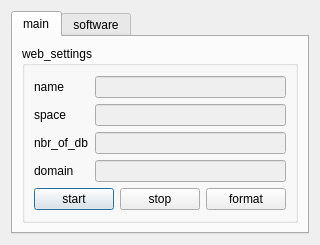
<ui version="4.0" >
 <class>Web</class>
 <widget class="QDialog" name="Web" >
  <property name="geometry" >
   <rect>
    <x>0</x>
    <y>0</y>
    <width>319</width>
    <height>232</height>
   </rect>
  </property>
  <property name="windowTitle" >
   <string>web</string>
  </property>
  <layout class="QGridLayout" >
   <item row="0" column="0" >
    <widget class="QTabWidget" name="tabWidget" >
     <property name="currentIndex" >
      <number>0</number>
     </property>
     <widget class="QWidget" name="tab" >
      <attribute name="title" >
       <string>main</string>
      </attribute>
      <layout class="QGridLayout" >
       <item row="0" column="0" >
        <widget class="QGroupBox" name="groupBox" >
         <property name="title" >
          <string>web_settings</string>
         </property>
         <layout class="QGridLayout" >
          <item row="0" column="0" >
           <layout class="QVBoxLayout" >
            <item>
             <layout class="QGridLayout" >
              <item row="0" column="0" >
               <widget class="QLabel" name="label" >
                <property name="text" >
                 <string>name</string>
                </property>
               </widget>
              </item>
              <item row="0" column="1" >
               <widget class="QLineEdit" name="name" >
                <property name="enabled" >
                 <bool>false</bool>
                </property>
               </widget>
              </item>
              <item row="1" column="0" >
               <widget class="QLabel" name="label_2" >
                <property name="text" >
                 <string>space</string>
                </property>
               </widget>
              </item>
              <item row="1" column="1" >
               <widget class="QLineEdit" name="space" >
                <property name="enabled" >
                 <bool>false</bool>
                </property>
               </widget>
              </item>
              <item row="2" column="0" >
               <widget class="QLabel" name="label_3" >
                <property name="text" >
                 <string>nbr_of_db</string>
                </property>
               </widget>
              </item>
              <item row="2" column="1" >
               <widget class="QLineEdit" name="nbDb" >
                <property name="enabled" >
                 <bool>false</bool>
                </property>
               </widget>
              </item>
              <item row="3" column="0" >
               <widget class="QLabel" name="label_4" >
                <property name="text" >
                 <string>domain</string>
                </property>
               </widget>
              </item>
              <item row="3" column="1" >
               <widget class="QLineEdit" name="domain" >
                <property name="enabled" >
                 <bool>false</bool>
                </property>
               </widget>
              </item>
             </layout>
            </item>
            <item>
             <layout class="QHBoxLayout" >
              <item>
               <widget class="QPushButton" name="start" >
                <property name="text" >
                 <string>start</string>
                </property>
               </widget>
              </item>
              <item>
               <widget class="QPushButton" name="stop" >
                <property name="text" >
                 <string>stop</string>
                </property>
               </widget>
              </item>
              <item>
               <widget class="QPushButton" name="format" >
                <property name="text" >
                 <string>format</string>
                </property>
               </widget>
              </item>
             </layout>
            </item>
           </layout>
          </item>
         </layout>
        </widget>
       </item>
      </layout>
     </widget>
     <widget class="QWidget" name="tab_2" >
      <attribute name="title" >
       <string>software</string>
      </attribute>
      <layout class="QGridLayout" >
       <item row="0" column="0" >
        <layout class="QVBoxLayout" >
         <item>
          <widget class="QLabel" name="label_5" >
           <property name="text" >
            <string>software_txt</string>
           </property>
          </widget>
         </item>
         <item>
          <widget class="Line" name="line_2" >
           <property name="orientation" >
            <enum>Qt::Horizontal</enum>
           </property>
          </widget>
         </item>
         <item>
          <widget class="QListWidget" name="softwareList" />
         </item>
         <item>
          <layout class="QHBoxLayout" >
           <item>
            <widget class="QPushButton" name="install" >
             <property name="text" >
              <string>install</string>
             </property>
            </widget>
           </item>
          </layout>
         </item>
        </layout>
       </item>
      </layout>
     </widget>
    </widget>
   </item>
  </layout>
 </widget>
 <resources/>
 <connections/>
</ui>
